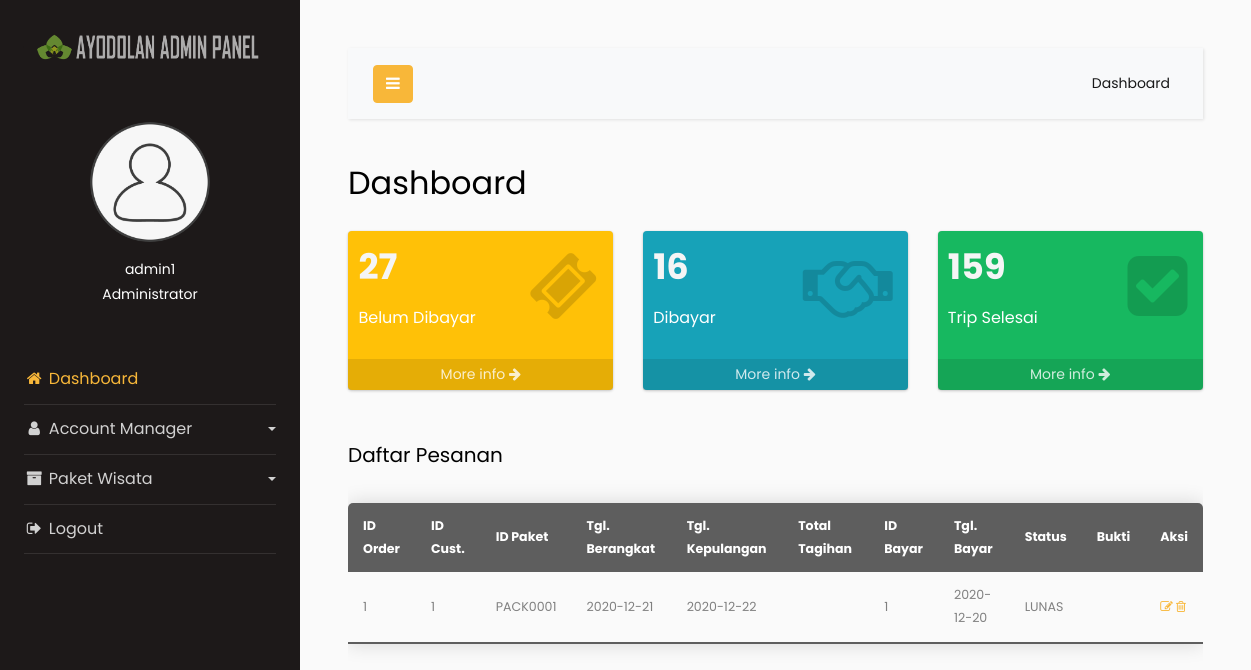
The app's page /Admin/ayodolan-admin/index.php with its own data.
### tables this page shows
CREATE TABLE `pembayaran` (
  `id_pembayaran` int(12) NOT NULL,
  `id_pemesanan` int(12) DEFAULT NULL,
  `id_paket` varchar(12) DEFAULT NULL,
  `tagihan` int(8) NOT NULL,
  `bayar` int(8) DEFAULT NULL,
  `tanggal_pembayaran` date DEFAULT NULL,
  `status` varchar(8) NOT NULL
);

CREATE TABLE `pemesanan` (
  `id_pemesanan` int(12) NOT NULL,
  `id_pelanggan` int(8) DEFAULT NULL,
  `id_paket` varchar(12) DEFAULT NULL,
  `tgl_mulai` date NOT NULL,
  `tgl_selesai` date NOT NULL,
  `jumlah_orang` int(2) NOT NULL
);

### Admin/ayodolan-admin/index.php (the view, shortened to what this page needs)
<!doctype html>
<html lang="en">
  <head>
		<link rel="stylesheet" href="https://stackpath.bootstrapcdn.com/font-awesome/4.7.0/css/font-awesome.min.css">
    <link rel="stylesheet" href="css/style.css">
  </head>
  <body>
		<div class="wrapper d-flex align-items-stretch">
			<nav id="sidebar">
        <div class="logo-brand" style="text-align: center; padding-top: 20px;">
            <a href="index.php"><img src="images/branding-logo.png" alt="Logo" style="opacity: .8; width: 85%;"></a>
        </div>
				<div class="p-4 pt-5">
          <div class="user">
            <a href="" class="img logo rounded-circle mb-5" style="background-image: url(images/user-2-icon.png); margin-bottom: 0px !important;"></a>
          </div>
          <div class="user" style="padding-top: 15px;">
            <p align="center">
              admin1<br>
              Administrator
            </p>
          </div>
	        <ul class="list-unstyled components mb-5" style="margin-top: 3rem !important;">
	          <li class="active">
	            <a href="index.php"><i class="fa fa-fw fa-home"></i> Dashboard</a>
	          </li>
	          <li>
              <a href="#pageSubmenu" data-toggle="collapse" aria-expanded="false" class="dropdown-toggle">
                <i class="fa fa-fw fa-user"></i> Account Manager
              </a>
	          </li>
	          <li>
              <a href="#homeSubmenu" data-toggle="collapse" aria-expanded="false" class="dropdown-toggle">
                <i class="fa fa-fw fa-archive"></i> Paket Wisata
              </a>
	          </li>
	          <li>
              <a href="#"><i class="fa fa-fw fa-sign-out"></i> Logout</a>
	          </li>
	        </ul>
	      </div>
    	</nav>
      <div id="content" class="p-4 p-md-5">
        <nav class="navbar navbar-expand-lg navbar-light bg-light">
          <div class="container-fluid">
            <button type="button" id="sidebarCollapse" class="btn btn-primary">
              <i class="fa fa-bars"></i>
            </button>
            <div class="collapse navbar-collapse" id="navbarSupportedContent">
              <ul class="nav navbar-nav ml-auto">
                <li class="nav-item active">
                    <a class="nav-link" href="#">Dashboard</a>
                </li>
              </ul>
            </div>
          </div>
        </nav>
        <h2 class="mb-4">Dashboard</h2>
        <div class="row">
          <div class="col-lg-3 col-6">
            <div class="small-box bg-unpaid">
              <div class="inner">
                <h3>27</h3>
                <p>Belum Dibayar</p>
              </div>
              <div class="icon">
                <i class="fa fa-ticket"></i>
              </div>
              <a href="#" class="small-box-footer">More info <i class="fa fa-arrow-right"></i></a>
            </div>
          </div>
          <div class="col-lg-3 col-6">
            <div class="small-box bg-paid">
              <div class="inner">
                <h3>16</h3>
                <p>Dibayar</p>
              </div>
              <div class="icon">
                <i class="fa fa-handshake-o"></i>
              </div>
              <a href="#" class="small-box-footer">More info <i class="fa fa-arrow-right"></i></a>
            </div>
          </div>
          <div class="col-lg-3 col-6">
            <div class="small-box bg-done">
              <div class="inner">
                <h3>159</h3>
                <p>Trip Selesai</p>
              </div>
              <div class="icon">
                <i class="fa fa-check-square"></i>
              </div>
              <a href="#" class="small-box-footer">More info <i class="fa fa-arrow-right"></i></a>
            </div>
          </div>
        </div>
          <div style="padding-top: 30px;">
            <h5>Daftar Pesanan</h5>
          </div>
          <?php
            require('config.php');
            $sql = "SELECT * FROM pemesanan JOIN pembayaran USING (id_pemesanan)";
            $result = mysqli_query($conn, $sql);
            if($result->num_rows > 0) {
                echo "<div style='overflow-x:auto;'><table class='content-table'>
                <thead>
                  <tr>
                    <th>ID Order</th>
                    <th>ID Cust.</th>
                    <th>ID Paket</th>
                    <th>Tgl. Berangkat</th>
                    <th>Tgl. Kepulangan</th>
                    <th>Total Tagihan</th>
                    <th>ID Bayar</th>
                    <th>Tgl. Bayar</th>
                    <th>Status</th>
                    <th>Bukti</th>
                    <th>Aksi</th>
                  </tr>
                </thead>";
                while($row = $result -> fetch_assoc()){
                    echo "<tr><td>" . $row["id_pemesanan"]. "</td>
                    <td>" . $row["id_pelanggan"]. "</td>
                    <td>" . $row["id_paket"]. "</td>
                    <td>" . $row["tgl_mulai"]. "</td>
                    <td>" . $row["tgl_selesai"]. "</td>
                    <td>" . $row["total_harga"]. "</td>
                    <td>" . $row["id_pembayaran"]. "</td>
                    <td>" . $row["tanggal_pembayaran"]. "</td>
                    <td>" . $row["status"]. "</td>
                    <td>" . $row["bukti"]. "</td>
                    <td>
                    <a href='edit.php?target=".$row["id_pelanggan"]."'> <i class='fa fa-pencil-square-o'></i>
                    <a href=hapus.php?id=".$row["id_pelanggan"]." onclick=\"return confirm('Apakah anda yakin untuk menghapus?')\"><i class='fa fa-trash-o'></i></a>
                     </td>
                 </tr>";
                  }
                echo "</table></div>";
            } else {
                echo "Tidak ada data";
            }
          ?>
      </div>
		</div>
  </body>
</html>

### records on screen
pembayaran: id_pemesanan.id_pemesanan "1", id_pemesanan.id_pelanggan "1", id_paket "PACK0001", id_pemesanan.tgl_mulai "2020-12-21", id_pemesanan.tgl_selesai "2020-12-22", id_pembayaran "1", tanggal_pembayaran "2020-12-20", status "LUNAS"
